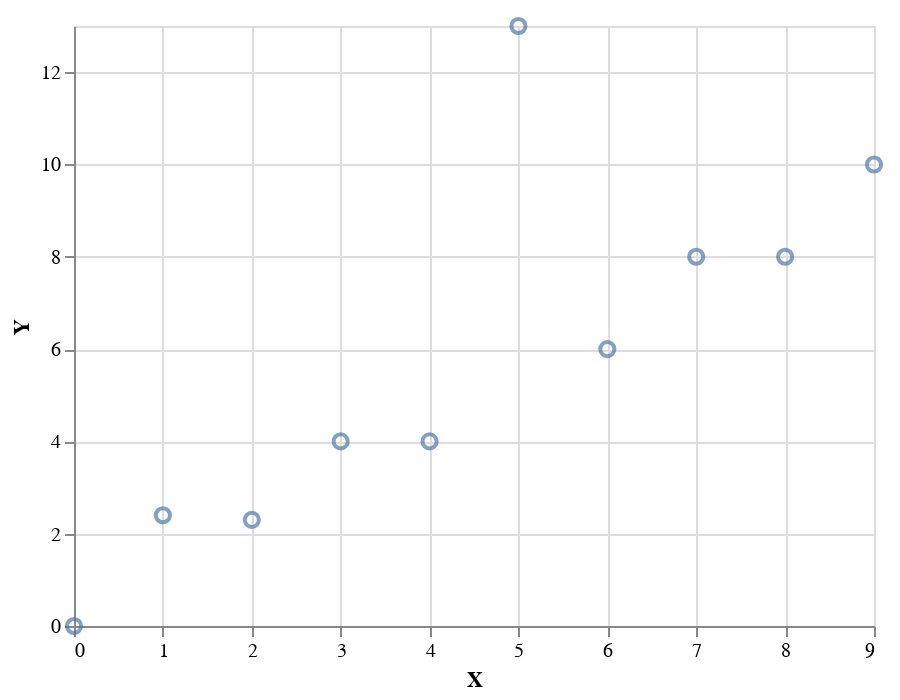

Here is the notebook cell this chart was saved with:
### Markdown cell above
The `formula` module provides the `ols` function which creates a model object for ordinary least squares. There is a `summary` function like in R. It takes a formula and a dataframe and does not add a constant, so you need to do that yourself.

There is documentation on the graphics provided by [`statsmodels` here](https://www.statsmodels.org/stable/graphics.html), but be careful because the documentation seems patchy. Still it is probably a good idea to get the students to write their own diagnostic plots so that they understand what they mean and get some more practise plotting.

### Code cell
x = pd.DataFrame(
    {
        "x0": [1 for _ in range(10)],
        "x1": range(10),
        "y": [0,2.4,2.3,4,4,13,6,8,8,10]
    }
)

(alt
 .Chart(x)
 .mark_point(size = 50)
 .encode(x = alt.X("x1", title = "X"), 
         y = alt.Y("y", title = "Y")))

### Figure 1 — Vega-Lite specification as saved in the notebook (floating-point values rounded to 4 significant figures)
{"config": {"view": {"continuousWidth": 400, "continuousHeight": 300}}, "data": {"name": "data-4c919daf88dd6413f5213800fc1da66f"}, "mark": {"type": "point", "size": 50}, "encoding": {"x": {"type": "quantitative", "field": "x1", "title": "X"}, "y": {"type": "quantitative", "field": "y", "title": "Y"}}, "$schema": "https://vega.github.io/schema/vega-lite/v4.8.1.json", "datasets": {"data-4c919daf88dd6413f5213800fc1da66f": [{"x0": 1, "x1": 0, "y": 0.0}, {"x0": 1, "x1": 1, "y": 2.4}, {"x0": 1, "x1": 2, "y": 2.3}, {"x0": 1, "x1": 3, "y": 4.0}, {"x0": 1, "x1": 4, "y": 4.0}, {"x0": 1, "x1": 5, "y": 13.0}, {"x0": 1, "x1": 6, "y": 6.0}, {"x0": 1, "x1": 7, "y": 8.0}, {"x0": 1, "x1": 8, "y": 8.0}, {"x0": 1, "x1": 9, "y": 10.0}]}}
